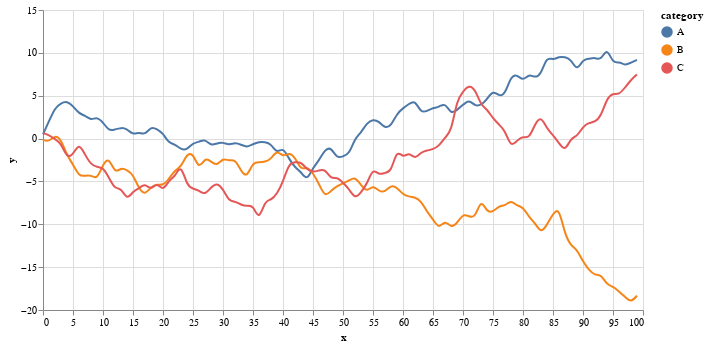

Notebook code cell kept with this figure:
### Code cell
np.random.seed(42)
source = pd.DataFrame(np.cumsum(np.random.randn(100, 3), 0).round(2),
                    columns=['A', 'B', 'C'], index=pd.RangeIndex(100, name='x'))
source = source.reset_index().melt('x', var_name='category', value_name='y')

# Create a selection that chooses the nearest point & selects based on x-value
nearest = alt.selection(type='single', nearest=True, on='mouseover',
                        fields=['x'], empty='none')

# The basic line
line = alt.Chart(source).mark_line(interpolate='basis').encode(
    x='x:Q',
    y='y:Q',
    color='category:N'
)

# Transparent selectors across the chart. This is what tells us
# the x-value of the cursor
selectors = alt.Chart(source).mark_point().encode(
    x='x:Q',
    opacity=alt.value(0),
).add_selection(
    nearest
)

# Draw points on the line, and highlight based on selection
points = line.mark_point().encode(
    opacity=alt.condition(nearest, alt.value(1), alt.value(0))
)

# Draw text labels near the points, and highlight based on selection
text = line.mark_text(align='left', dx=5, dy=-5).encode(
    text=alt.condition(nearest, 'y:Q', alt.value(' '))
)

# Draw a rule at the location of the selection
rules = alt.Chart(source).mark_rule(color='gray').encode(
    x='x:Q',
).transform_filter(
    nearest
)

# Put the five layers into a chart and bind the data
alt.layer(
    line, selectors, points, rules, text
).properties(
    width=600, height=300
)

### Figure 1 — Vega-Lite specification as saved in the notebook (floating-point values rounded to 4 significant figures; data arrays with more than 128 entries replaced by an {"elided": "..."} marker saying what was removed)
{"$schema": "https://vega.github.io/schema/vega-lite/v3.4.0.json", "config": {"mark": {"tooltip": null}, "view": {"height": 300, "width": 400}}, "data": {"name": "data-6721a5d73fc2eb4feb320b5cbb7cae62"}, "datasets": {"data-6721a5d73fc2eb4feb320b5cbb7cae62": {"elided": "300 records"}}, "height": 300, "layer": [{"encoding": {"color": {"field": "category", "type": "nominal"}, "x": {"field": "x", "type": "quantitative"}, "y": {"field": "y", "type": "quantitative"}}, "mark": {"interpolate": "basis", "type": "line"}}, {"encoding": {"opacity": {"value": 0}, "x": {"field": "x", "type": "quantitative"}}, "mark": "point", "selection": {"selector005": {"empty": "none", "fields": ["x"], "nearest": true, "on": "mouseover", "type": "single"}}}, {"encoding": {"color": {"field": "category", "type": "nominal"}, "opacity": {"condition": {"selection": "selector005", "value": 1}, "value": 0}, "x": {"field": "x", "type": "quantitative"}, "y": {"field": "y", "type": "quantitative"}}, "mark": "point"}, {"encoding": {"x": {"field": "x", "type": "quantitative"}}, "mark": {"color": "gray", "type": "rule"}, "transform": [{"filter": {"selection": "selector005"}}]}, {"encoding": {"color": {"field": "category", "type": "nominal"}, "text": {"condition": {"field": "y", "selection": "selector005", "type": "quantitative"}, "value": " "}, "x": {"field": "x", "type": "quantitative"}, "y": {"field": "y", "type": "quantitative"}}, "mark": {"align": "left", "dx": 5, "dy": -5, "type": "text"}}], "width": 600}
